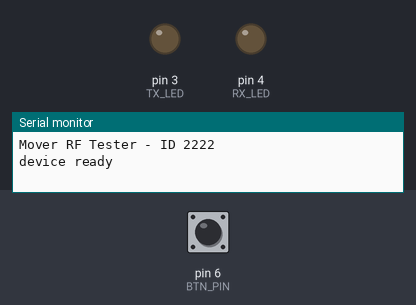
Simulated run of this sketch. Board: Arduino Nano, built with avr-gcc and run on an emulated ATmega328P. Shown: output pins drawn as LEDs (lit = HIGH), the last lines printed to the serial monitor. The test bench sets the inputs (shaded band); at power-on: pin 6 (BTN_PIN) LOW.

Above: at 2.2 s.
2.3 s: pin 6 (BTN_PIN) pulled HIGH for 1 s
At 2.9 s:
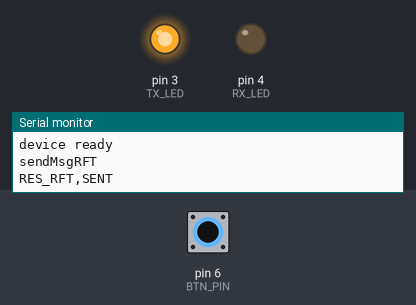
5.5 s: pin 6 (BTN_PIN) pulled HIGH for 3.2 s
At 9.5 s:
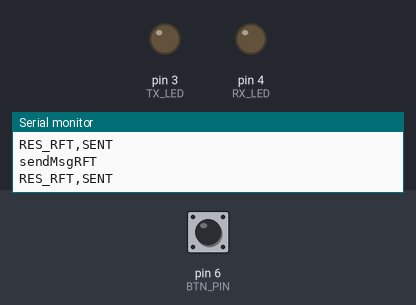
Timing chart, 0 to 11.0 s (numbered marks = the images above; inputs shaded):
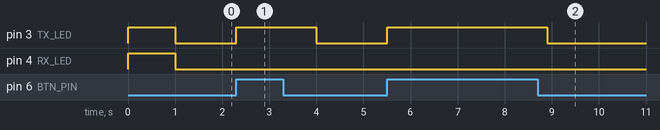

The sketch:

dy_RF433_Tester_RT_TX.ino
```cpp
/*
 * RF433 Tester
 *   Created on: 03.03.2017
 *   by DubyOriginal
 *
 * ---------------------------------------------------------
 * -> Arduino Nano
 * -> RF433MHz (Transmiter / Receiver)
 *
 * ---------------------------------------------------------
 * source: USB mini 5V:
 *  - Nano, HC-SR04,
 *  - RF433 (MX-05V -> RX) 5V
 *  - RF433 (MX-FS-03V -> TX) 3.5-12V
 */

#include <Arduino.h>

//###############################################################
int MODE = 1;         //0->RECEIVER, 1-> TRANSMITTER

// for RF 433MHz transmiter module
//---------------------------------------------------------------
#include <RCSwitch.h>
RCSwitch switchRFT = RCSwitch();
#define SATELLITE_ID 1111

//PINS
//---------------------------------------------------------------
int TX_DATA = 5;    //Nano  (D5)  -> RF433 TX data
int TX_LED  = 3;    //Nano  (D3)  -> LED_TX
int RX_LED  = 4;    //Nano  (D4)  -> LED_RX
int BTN_PIN = 6;    //Nano  (D6)  -> 0 -> ¤----| R1 |----¤ GND // (1 -> VCC (D6)----| R1 |----¤ GND)
//int RX_DATA = 2;  //Nano  (D2)(INT0 / interupt 0) -> RF433 DATA (switchRFT.enableReceive(0))

//VAR
//---------------------------------------------------------------
unsigned long lastT = 0;
unsigned long timeDiff = 0;
int btnState = 0;     // variable for reading the pushbutton status

//******************************************************************************************************
void setup() {
  Serial.begin(115200);
  preparePINS();
  initRF433Driver();

  Serial.println("");
  Serial.println("+++++++++++++++++++++++++++++++++++++++++++++++++++++++++++++++");
  Serial.println("Mover RF Tester - ID 2222");

  initialBlink();

  Serial.println("device ready");
}

//*********************************************************************************************************
void preparePINS(){
    pinMode(RX_LED, OUTPUT);
    pinMode(TX_LED, OUTPUT);

    // initialize the pushbutton pin as an input:
    pinMode(BTN_PIN, INPUT);

}

void initialBlink(){
  digitalWrite(RX_LED, 1);
  digitalWrite(TX_LED, 1);
  delay(1000);
  digitalWrite(RX_LED, 0);
  digitalWrite(TX_LED, 0);
}

void initRF433Driver(){

  //TRANSMITER
  //--------------------------------------------------------------
  if (MODE == 1){
    switchRFT.enableTransmit(TX_DATA);  // Transmitter is connected to Arduino TX_DATA
    switchRFT.setProtocol(1);           // Optional set protocol (default is 1, will work for most outlets)
    switchRFT.setPulseLength(350);      // Optional set pulse length.
    switchRFT.setRepeatTransmit(20);     // Optional set number of transmission repetitions.

  //RECEIVER
  //--------------------------------------------------------------
  }else if (MODE == 0){
    switchRFT.enableReceive(0);  // Receiver on interrupt 0 => that is pin D2
  }
}

//RF T1 broadcast message
//*******************************************************
String sendMsgRFT() {
  Serial.println("sendMsgRFT");
  switchRFT.send(SATELLITE_ID, 24);
  return "RES_RFT,SENT";
}

void printReceivedData(){
    Serial.print("\nReceived: ");
    Serial.print( switchRFT.getReceivedValue() );
    Serial.print(" / ");
    Serial.print( switchRFT.getReceivedBitlength() );
    Serial.print("bit / ");
    Serial.print("protocol: ");
    Serial.print(switchRFT.getReceivedProtocol());
    Serial.print(" / PW: ");
    Serial.print(switchRFT.getReceivedDelay());
    Serial.print("us /// ");
}

//******************************************************************************************************
void loop() {

  //TRANSMITER
  //--------------------------------------------------------------
  if (MODE == 1){
      btnState = digitalRead(BTN_PIN);
      if (btnState == HIGH) {
        digitalWrite(TX_LED, 1);
        String result = sendMsgRFT();
        Serial.println(result);
        delay(400);
        digitalWrite(TX_LED, 0);
      }

  //RECEIVER
  //--------------------------------------------------------------
  }else if (MODE == 0){
    digitalWrite(RX_LED, 0);
    if (switchRFT.available()) {
      digitalWrite(RX_LED, 1);

      int value = switchRFT.getReceivedValue();
      if (value == SATELLITE_ID) {
         timeDiff = micros() - lastT;
         if (timeDiff > 300000){
            printReceivedData();
            lastT = micros();
         }else {
            Serial.print("*");
         }

      }else {
        printReceivedData();
        Serial.println("unknown code: " + String(value));
      }

       switchRFT.resetAvailable();
    }
  }
}
```

Measured:
- after the input at 2.3 s, pin 3 (TX_LED): LOW → HIGH at once, → LOW 1.7 s later
- after the input at 5.5 s, pin 3 (TX_LED): LOW → HIGH at once, → LOW 3.4 s later
